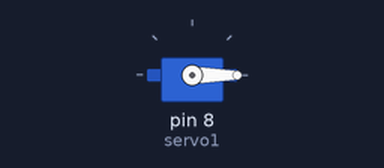
Recording of a sketch running on a simulated Arduino Uno, built with avr-gcc and run on an emulated ATmega328P. Shown: servo.

Above: at 0.05 s.
At 4.0 s:
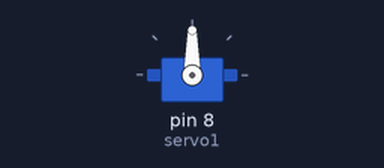
Timing chart, 0 to 5.2 s (numbered marks = the images above):
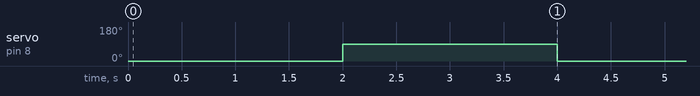

The sketch:

servvo.ino
```cpp
#include <Servo.h> // подключаем библиотеку для работы с сервоприводом

Servo servo1; // объявляем переменную servo типа "servo1"

void setup() {
   servo1.attach(8); // привязываем сервопривод к аналоговому выходу 11
}
void loop() {
   servo1.write(0); // ставим угол поворота под 0
   delay(2000); // ждем 2 секунды
   servo1.write(90); // ставим угол поворота под 90
   delay(2000); // ждем 2 секунды
}
```

Measured:
- by itself, servo on pin 8 (servo1): alternates 90° for 2.0 s and 0° for 2.0 s
